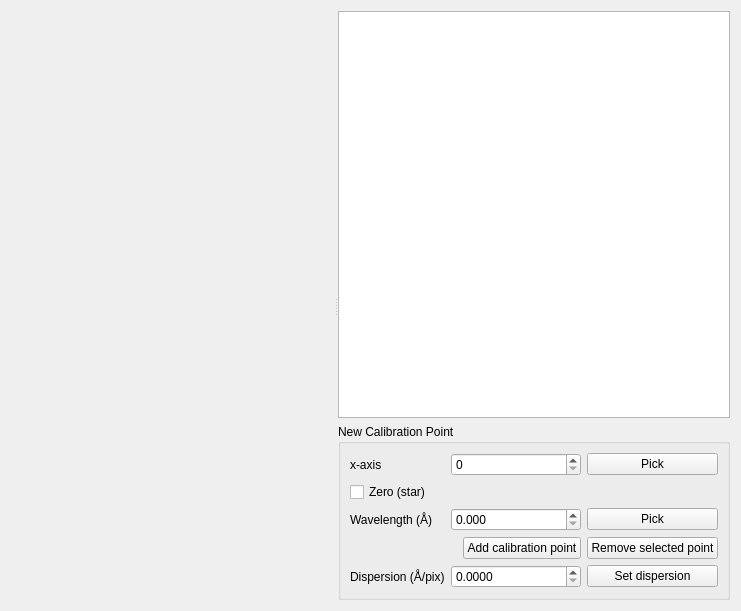
<?xml version="1.0" encoding="UTF-8"?>
<ui version="4.0">
 <class>CalibrateSpectrum</class>
 <widget class="QWidget" name="CalibrateSpectrum">
  <property name="geometry">
   <rect>
    <x>0</x>
    <y>0</y>
    <width>741</width>
    <height>611</height>
   </rect>
  </property>
  <property name="windowTitle">
   <string>Calibrate</string>
  </property>
  <layout class="QGridLayout" name="gridLayout">
   <item row="0" column="0">
    <widget class="QSplitter" name="splitter">
     <property name="orientation">
      <enum>Qt::Horizontal</enum>
     </property>
     <widget class="QWidget" name="spectrum_plot_widget" native="true">
      <property name="sizePolicy">
       <sizepolicy hsizetype="Expanding" vsizetype="Preferred">
        <horstretch>1</horstretch>
        <verstretch>0</verstretch>
       </sizepolicy>
      </property>
     </widget>
     <widget class="QWidget" name="layoutWidget">
      <layout class="QVBoxLayout" name="verticalLayout">
       <item>
        <widget class="QTableView" name="calibration_points">
         <property name="sizePolicy">
          <sizepolicy hsizetype="Preferred" vsizetype="Expanding">
           <horstretch>0</horstretch>
           <verstretch>0</verstretch>
          </sizepolicy>
         </property>
         <property name="editTriggers">
          <set>QAbstractItemView::NoEditTriggers</set>
         </property>
         <property name="selectionMode">
          <enum>QAbstractItemView::SingleSelection</enum>
         </property>
         <property name="selectionBehavior">
          <enum>QAbstractItemView::SelectRows</enum>
         </property>
         <attribute name="horizontalHeaderStretchLastSection">
          <bool>true</bool>
         </attribute>
        </widget>
       </item>
       <item>
        <widget class="QGroupBox" name="groupBox">
         <property name="sizePolicy">
          <sizepolicy hsizetype="Preferred" vsizetype="Preferred">
           <horstretch>0</horstretch>
           <verstretch>0</verstretch>
          </sizepolicy>
         </property>
         <property name="title">
          <string>New Calibration Point</string>
         </property>
         <layout class="QGridLayout" name="gridLayout_2">
          <item row="0" column="0">
           <widget class="QLabel" name="label">
            <property name="text">
             <string>x-axis</string>
            </property>
           </widget>
          </item>
          <item row="2" column="0">
           <widget class="QLabel" name="label_2">
            <property name="text">
             <string>Wavelength (Å)</string>
            </property>
           </widget>
          </item>
          <item row="4" column="0">
           <widget class="QLabel" name="label_3">
            <property name="text">
             <string>Dispersion (Å/pix)</string>
            </property>
           </widget>
          </item>
          <item row="1" column="0" colspan="5">
           <widget class="QCheckBox" name="point_is_star">
            <property name="text">
             <string>Zero (star)</string>
            </property>
           </widget>
          </item>
          <item row="3" column="4">
           <widget class="QPushButton" name="remove_calibration_point">
            <property name="text">
             <string>Remove selected point</string>
            </property>
            <property name="icon">
             <iconset theme="list-remove">
              <normaloff>.</normaloff>.</iconset>
            </property>
           </widget>
          </item>
          <item row="2" column="4">
           <widget class="QPushButton" name="wavelength_pick">
            <property name="text">
             <string>Pick</string>
            </property>
           </widget>
          </item>
          <item row="0" column="4">
           <widget class="QPushButton" name="x_axis_pick">
            <property name="text">
             <string>Pick</string>
            </property>
            <property name="flat">
             <bool>false</bool>
            </property>
           </widget>
          </item>
          <item row="4" column="4">
           <widget class="QPushButton" name="set_dispersion">
            <property name="text">
             <string>Set dispersion</string>
            </property>
           </widget>
          </item>
          <item row="4" column="1" colspan="3">
           <widget class="QDoubleSpinBox" name="dispersion">
            <property name="decimals">
             <number>4</number>
            </property>
           </widget>
          </item>
          <item row="3" column="3">
           <widget class="QPushButton" name="add_calibration_point">
            <property name="text">
             <string>Add calibration point</string>
            </property>
            <property name="icon">
             <iconset theme="list-add">
              <normaloff>.</normaloff>.</iconset>
            </property>
           </widget>
          </item>
          <item row="2" column="1" colspan="3">
           <widget class="QDoubleSpinBox" name="point_wavelength">
            <property name="sizePolicy">
             <sizepolicy hsizetype="Minimum" vsizetype="Fixed">
              <horstretch>0</horstretch>
              <verstretch>0</verstretch>
             </sizepolicy>
            </property>
            <property name="decimals">
             <number>3</number>
            </property>
            <property name="minimum">
             <double>0.000000000000000</double>
            </property>
            <property name="maximum">
             <double>100000000000000004764729344.000000000000000</double>
            </property>
           </widget>
          </item>
          <item row="0" column="1" colspan="3">
           <widget class="QSpinBox" name="point_x_axis">
            <property name="sizePolicy">
             <sizepolicy hsizetype="Minimum" vsizetype="Fixed">
              <horstretch>0</horstretch>
              <verstretch>0</verstretch>
             </sizepolicy>
            </property>
            <property name="maximum">
             <number>99999999</number>
            </property>
           </widget>
          </item>
         </layout>
        </widget>
       </item>
      </layout>
     </widget>
    </widget>
   </item>
  </layout>
 </widget>
 <resources/>
 <connections/>
</ui>
